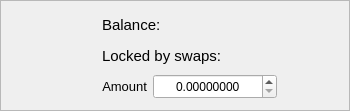
                       <widget class="QFrame" name="frame_75">
                        <property name="sizePolicy">
                         <sizepolicy hsizetype="MinimumExpanding" vsizetype="Minimum">
                          <horstretch>0</horstretch>
                          <verstretch>0</verstretch>
                         </sizepolicy>
                        </property>
                        <property name="minimumSize">
                         <size>
                          <width>350</width>
                          <height>80</height>
                         </size>
                        </property>
                        <property name="maximumSize">
                         <size>
                          <width>16777215</width>
                          <height>16777215</height>
                         </size>
                        </property>
                        <property name="styleSheet">
                         <string notr="true"/>
                        </property>
                        <property name="frameShape">
                         <enum>QFrame::StyledPanel</enum>
                        </property>
                        <property name="frameShadow">
                         <enum>QFrame::Raised</enum>
                        </property>
                        <layout class="QGridLayout" name="gridLayout_49">
                         <item row="2" column="2">
                          <widget class="QLabel" name="orderbook_buy_amount_lbl">
                           <property name="sizePolicy">
                            <sizepolicy hsizetype="Minimum" vsizetype="Preferred">
                             <horstretch>0</horstretch>
                             <verstretch>0</verstretch>
                            </sizepolicy>
                           </property>
                           <property name="minimumSize">
                            <size>
                             <width>0</width>
                             <height>25</height>
                            </size>
                           </property>
                           <property name="maximumSize">
                            <size>
                             <width>16777215</width>
                             <height>16777215</height>
                            </size>
                           </property>
                           <property name="font">
                            <font>
                             <pointsize>10</pointsize>
                            </font>
                           </property>
                           <property name="text">
                            <string>Amount</string>
                           </property>
                           <property name="alignment">
                            <set>Qt::AlignRight|Qt::AlignTrailing|Qt::AlignVCenter</set>
                           </property>
                          </widget>
                         </item>
                         <item row="1" column="2" colspan="2">
                          <widget class="QLabel" name="orderbook_buy_locked_lbl">
                           <property name="sizePolicy">
                            <sizepolicy hsizetype="Minimum" vsizetype="Minimum">
                             <horstretch>0</horstretch>
                             <verstretch>0</verstretch>
                            </sizepolicy>
                           </property>
                           <property name="minimumSize">
                            <size>
                             <width>0</width>
                             <height>25</height>
                            </size>
                           </property>
                           <property name="font">
                            <font>
                             <pointsize>11</pointsize>
                            </font>
                           </property>
                           <property name="text">
                            <string>Locked by swaps:</string>
                           </property>
                          </widget>
                         </item>
                         <item row="0" column="1" rowspan="3">
                          <spacer name="verticalSpacer_8">
                           <property name="orientation">
                            <enum>Qt::Vertical</enum>
                           </property>
                           <property name="sizeHint" stdset="0">
                            <size>
                             <width>20</width>
                             <height>40</height>
                            </size>
                           </property>
                          </spacer>
                         </item>
                         <item row="2" column="3">
                          <widget class="QDoubleSpinBox" name="orderbook_buy_amount_spinbox">
                           <property name="sizePolicy">
                            <sizepolicy hsizetype="Minimum" vsizetype="Minimum">
                             <horstretch>0</horstretch>
                             <verstretch>0</verstretch>
                            </sizepolicy>
                           </property>
                           <property name="minimumSize">
                            <size>
                             <width>0</width>
                             <height>25</height>
                            </size>
                           </property>
                           <property name="maximumSize">
                            <size>
                             <width>16777215</width>
                             <height>35</height>
                            </size>
                           </property>
                           <property name="font">
                            <font>
                             <pointsize>9</pointsize>
                            </font>
                           </property>
                           <property name="styleSheet">
                            <string notr="true"/>
                           </property>
                           <property name="alignment">
                            <set>Qt::AlignCenter</set>
                           </property>
                           <property name="decimals">
                            <number>8</number>
                           </property>
                           <property name="maximum">
                            <double>9999999999.989999771118164</double>
                           </property>
                           <property name="singleStep">
                            <double>0.000001000000000</double>
                           </property>
                          </widget>
                         </item>
                         <item row="2" column="4">
                          <spacer name="horizontalSpacer_2">
                           <property name="orientation">
                            <enum>Qt::Horizontal</enum>
                           </property>
                           <property name="sizeType">
                            <enum>QSizePolicy::MinimumExpanding</enum>
                           </property>
                           <property name="sizeHint" stdset="0">
                            <size>
                             <width>40</width>
                             <height>20</height>
                            </size>
                           </property>
                          </spacer>
                         </item>
                         <item row="0" column="2" colspan="2">
                          <widget class="QLabel" name="orderbook_buy_balance_lbl">
                           <property name="sizePolicy">
                            <sizepolicy hsizetype="Minimum" vsizetype="Minimum">
                             <horstretch>0</horstretch>
                             <verstretch>0</verstretch>
                            </sizepolicy>
                           </property>
                           <property name="minimumSize">
                            <size>
                             <width>0</width>
                             <height>25</height>
                            </size>
                           </property>
                           <property name="font">
                            <font>
                             <pointsize>11</pointsize>
                            </font>
                           </property>
                           <property name="text">
                            <string>Balance: </string>
                           </property>
                          </widget>
                         </item>
                         <item row="0" column="0" rowspan="3">
                          <widget class="QLabel" name="orderbook_buy_bal_icon">
                           <property name="minimumSize">
                            <size>
                             <width>64</width>
                             <height>64</height>
                            </size>
                           </property>
                           <property name="maximumSize">
                            <size>
                             <width>64</width>
                             <height>64</height>
                            </size>
                           </property>
                           <property name="font">
                            <font>
                             <pointsize>10</pointsize>
                            </font>
                           </property>
                           <property name="text">
                            <string>&lt;html&gt;&lt;head/&gt;&lt;body&gt;&lt;p&gt;&lt;img src=&quot;:/64/img/64/placeholder.png&quot;/&gt;&lt;/p&gt;&lt;/body&gt;&lt;/html&gt;</string>
                           </property>
                           <property name="alignment">
                            <set>Qt::AlignCenter</set>
                           </property>
                          </widget>
                         </item>
                        </layout>
                       </widget>
